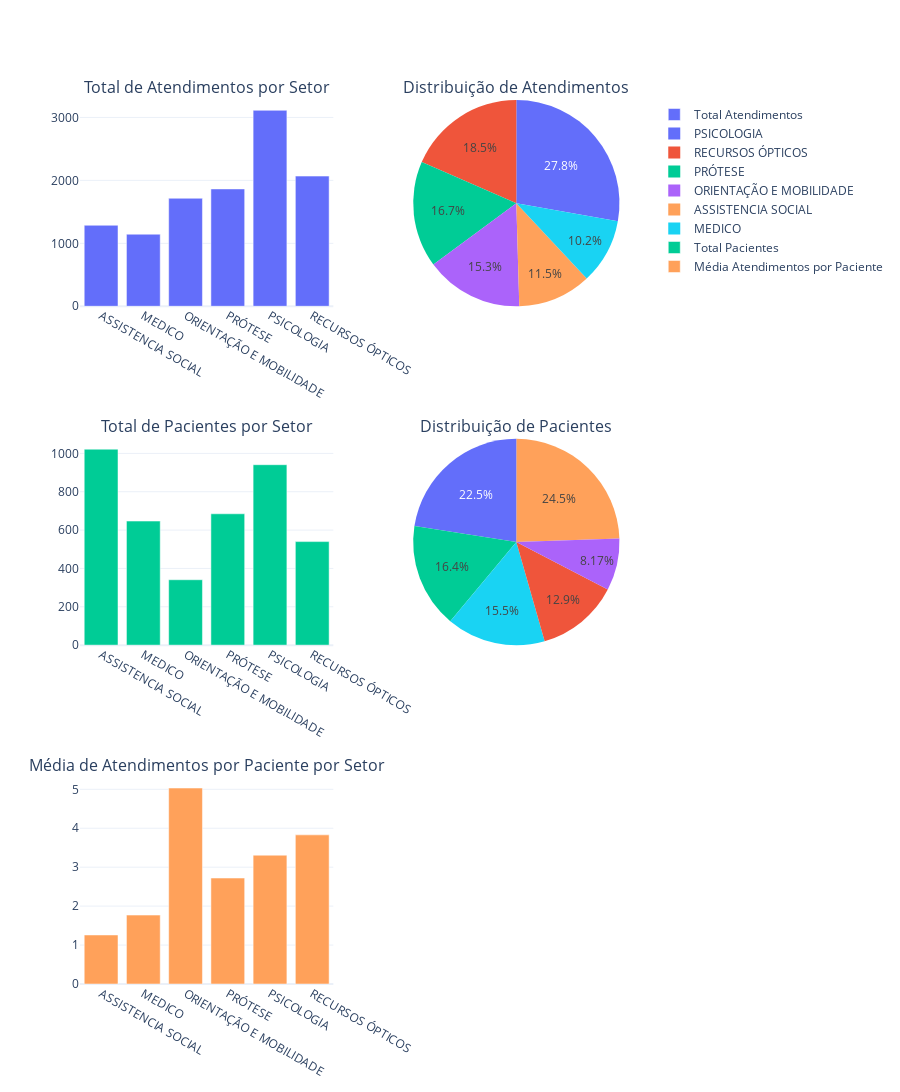

Notebook cell for this chart:
### Code cell
# Adding another column for pie plots in the existing subplot structure
fig_setores_bar_pie = make_subplots(
    rows=3, cols=2,
    specs=[[{"type": "bar"}, {"type": "pie"}],
           [{"type": "bar"}, {"type": "pie"}],
           [{"type": "bar"}, {"type": "pie"}]],
    subplot_titles=("Total de Atendimentos por Setor", "Distribuição de Atendimentos",
                    "Total de Pacientes por Setor", "Distribuição de Pacientes",
                    "Média de Atendimentos por Paciente por Setor", ""),
    vertical_spacing=0.15
)

# Adding bar plots for total appointments by sector
fig_setores_bar_pie.add_trace(go.Bar(
    x=total_atendimentos_por_setor.index, 
    y=total_atendimentos_por_setor.values,
    name="Total Atendimentos"), 
    row=1, col=1)

# Adding pie plot for distribution of appointments by sector
fig_setores_bar_pie.add_trace(go.Pie(
    labels=total_atendimentos_por_setor.index,
    values=total_atendimentos_por_setor.values,
    name="Distribuição Atendimentos"), 
    row=1, col=2)

# Adding bar plots for total patients by sector
fig_setores_bar_pie.add_trace(go.Bar(
    x=total_pacientes_por_setor.index, 
    y=total_pacientes_por_setor.values,
    name="Total Pacientes"), 
    row=2, col=1)

# Adding pie plot for distribution of patients by sector
fig_setores_bar_pie.add_trace(go.Pie(
    labels=total_pacientes_por_setor.index,
    values=total_pacientes_por_setor.values,
    name="Distribuição Pacientes"), 
    row=2, col=2)

# Adding bar plots for average appointments per patient by sector
fig_setores_bar_pie.add_trace(go.Bar(
    x=media_atendimentos_por_paciente_setor.index, 
    y=media_atendimentos_por_paciente_setor.values,
    name="Média Atendimentos por Paciente"), 
    row=3, col=1)

# Updating the layout
fig_setores_bar_pie.update_layout(
    height=1200, 
    showlegend=True, 
    template='plotly_white'
)

# Display the plot
fig_setores_bar_pie.show()

### Figure 1 — Plotly figure (JSON) as saved in the notebook; plotly's stock layout.template omitted (floating-point values rounded to 4 significant figures)
{"data": [{"name": "Total Atendimentos", "type": "bar", "x": ["ASSISTENCIA SOCIAL", "MEDICO", "ORIENTAÇÃO E MOBILIDADE", "PRÓTESE", "PSICOLOGIA", "RECURSOS ÓPTICOS"], "xaxis": "x", "y": [1287, 1145, 1716, 1864, 3113, 2068], "yaxis": "y"}, {"domain": {"x": [0.55, 1], "y": [0.7667, 1.0]}, "labels": ["ASSISTENCIA SOCIAL", "MEDICO", "ORIENTAÇÃO E MOBILIDADE", "PRÓTESE", "PSICOLOGIA", "RECURSOS ÓPTICOS"], "name": "Distribuição Atendimentos", "type": "pie", "values": [1287, 1145, 1716, 1864, 3113, 2068]}, {"name": "Total Pacientes", "type": "bar", "x": ["ASSISTENCIA SOCIAL", "MEDICO", "ORIENTAÇÃO E MOBILIDADE", "PRÓTESE", "PSICOLOGIA", "RECURSOS ÓPTICOS"], "xaxis": "x2", "y": [1022, 647, 341, 685, 941, 540], "yaxis": "y2"}, {"domain": {"x": [0.55, 1], "y": [0.3833, 0.6167]}, "labels": ["ASSISTENCIA SOCIAL", "MEDICO", "ORIENTAÇÃO E MOBILIDADE", "PRÓTESE", "PSICOLOGIA", "RECURSOS ÓPTICOS"], "name": "Distribuição Pacientes", "type": "pie", "values": [1022, 647, 341, 685, 941, 540]}, {"name": "Média Atendimentos por Paciente", "type": "bar", "x": ["ASSISTENCIA SOCIAL", "MEDICO", "ORIENTAÇÃO E MOBILIDADE", "PRÓTESE", "PSICOLOGIA", "RECURSOS ÓPTICOS"], "xaxis": "x3", "y": [1.259, 1.77, 5.032, 2.721, 3.308, 3.83], "yaxis": "y3"}], "layout": {"annotations": [{"font": {"size": 16}, "showarrow": false, "text": "Total de Atendimentos por Setor", "x": 0.225, "xanchor": "center", "xref": "paper", "y": 1.0, "yanchor": "bottom", "yref": "paper"}, {"font": {"size": 16}, "showarrow": false, "text": "Distribuição de Atendimentos", "x": 0.775, "xanchor": "center", "xref": "paper", "y": 1.0, "yanchor": "bottom", "yref": "paper"}, {"font": {"size": 16}, "showarrow": false, "text": "Total de Pacientes por Setor", "x": 0.225, "xanchor": "center", "xref": "paper", "y": 0.6167, "yanchor": "bottom", "yref": "paper"}, {"font": {"size": 16}, "showarrow": false, "text": "Distribuição de Pacientes", "x": 0.775, "xanchor": "center", "xref": "paper", "y": 0.6167, "yanchor": "bottom", "yref": "paper"}, {"font": {"size": 16}, "showarrow": false, "text": "Média de Atendimentos por Paciente por Setor", "x": 0.225, "xanchor": "center", "xref": "paper", "y": 0.2333, "yanchor": "bottom", "yref": "paper"}], "height": 1200, "showlegend": true, "xaxis": {"anchor": "y", "domain": [0, 0.45]}, "xaxis2": {"anchor": "y2", "domain": [0, 0.45]}, "xaxis3": {"anchor": "y3", "domain": [0, 0.45]}, "yaxis": {"anchor": "x", "domain": [0.7667, 1.0]}, "yaxis2": {"anchor": "x2", "domain": [0.3833, 0.6167]}, "yaxis3": {"anchor": "x3", "domain": [0, 0.2333]}}}
